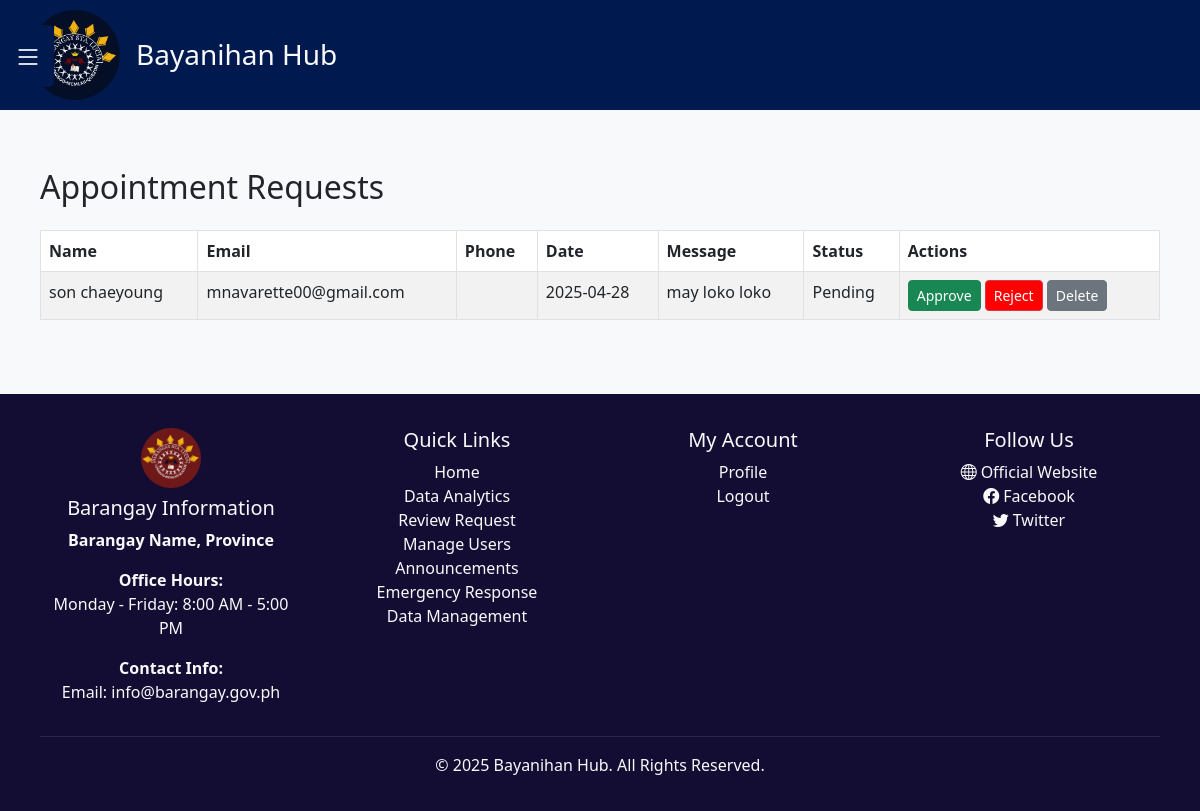
/frontEnd/frontEnd/frontEnd/baranggay/appointmentRequest.php, run on the app's committed database.
### tables this page shows
CREATE TABLE `appointments` (
  `id` int NOT NULL AUTO_INCREMENT,
  `name` varchar(255) NOT NULL,
  `email` varchar(255) NOT NULL,
  `phone` varchar(15) NOT NULL,
  `appointment_date` date NOT NULL,
  `message` text,
  `created_at` timestamp NULL DEFAULT CURRENT_TIMESTAMP,
  `status` varchar(20) DEFAULT 'Pending',
  `services` enum('Barangay ID','Police Assistance','Health Services','Senior Citizen Services','Business Registration','Funeral Request','Barangay Inquiries and Requests','Event Permit','National ID Registration Assistance','Mediation / Settlement','Complaint Filing') NOT NULL,
  PRIMARY KEY (`id`)
);

### frontEnd/frontEnd/frontEnd/baranggay/appointmentRequest.php (the view, shortened to what this page needs)
<?php
include '../../db_connection.php';
$query = "SELECT * FROM appointments ORDER BY appointment_date DESC";
$result = $con->query($query);
?>
<!DOCTYPE html>
<html lang="en">
<head>
  <link href="https://cdn.jsdelivr.net/npm/bootstrap@5.3.0/dist/css/bootstrap.min.css" rel="stylesheet" />
  <link rel="stylesheet" href="https://cdn.jsdelivr.net/npm/bootstrap-icons/font/bootstrap-icons.css" />
  <link rel="stylesheet" href="../public/css/home.css" />
</head>
<body class="d-flex flex-column min-vh-100">
<button class="toggle-btn" id="toggleBtn" onclick="toggleSidebar()"><i class="bi bi-list"></i></button>
<div class="text-light" style="background-color: #001a4f">
  <div class="container brand-header">
    <img src="../media/logo2.png" alt="Bayanihan Hub Logo" width="90" height="90" style="border-radius: 50%;" />
    <h3 class="mx-3 mt-2">Bayanihan Hub</h3>
  </div>
</div>
<body>
  <div class="container mt-5">
    <h2 class="mb-4">Appointment Requests</h2>
    <table class="table table-bordered table-striped">
      <thead class="table-background-primary text-light">
        <tr>
          <th>Name</th>
          <th>Email</th>
          <th>Phone</th>
          <th>Date</th>
          <th>Message</th>
          <th>Status</th>
          <th>Actions</th>
        </tr>
      </thead>
      <tbody>
        <?php while ($row = $result->fetch_assoc()): ?>
          <tr>
            <td><?= htmlspecialchars($row['name']) ?></td>
            <td><?= htmlspecialchars($row['email']) ?></td>
            <td><?= htmlspecialchars($row['phone']) ?></td>
            <td><?= htmlspecialchars($row['appointment_date']) ?></td>
            <td><?= htmlspecialchars($row['message']) ?></td>
            <td><?= htmlspecialchars($row['status'] ?? 'Pending') ?></td>
            <td>
              <form action="updateAppointmentStatus.php" method="POST" class="d-inline">
                <button type="submit" name="action" value="approve" class="btn btn-success btn-sm">Approve</button>
                <button type="submit" name="action" value="reject" class="btn btn-danger btn-sm">Reject</button>
              </form>
              <button type="button" class="btn btn-secondary btn-sm" data-bs-toggle="modal" data-bs-target="#deleteModal<?= $row['id'] ?>">
                Delete
              </button>
            </td>
          </tr>
        <?php endwhile; ?>
      </tbody>
    </table>
  </div>
<footer class=" text-light py-4 mt-5">
  <div class="container">
    <div class="row">
      <div class="col-md-3">
        <img src="../media/logo.png" alt="Logo" width="60" height="60" class="mb-2 rounded-circle">
        <h5>Barangay Information</h5>
        <p><strong>Barangay Name, Province</strong></p>
        <p><strong>Office Hours:</strong><br>Monday - Friday: 8:00 AM - 5:00 PM</p>
        <p><strong>Contact Info:</strong><br>Email: info@barangay.gov.ph</p>
      </div>
      <div class="col-md-3">
        <h5>Quick Links</h5>
        <ul class="list-unstyled">
          <li><a href="admin_dashboard.php" class="text-light text-decoration-none">Home</a></li>
          <li><a href="data-analytics.php" class="text-light text-decoration-none">Data Analytics</a></li>
          <li><a href="reviewRequest.php" class="text-light text-decoration-none">Review Request</a></li>
          <li><a href="manageUsers.php" class="text-light text-decoration-none">Manage Users</a></li>
          <li><a href="announceManage.php" class="text-light text-decoration-none">Announcements</a></li>
          <li><a href="emergencyResponse.php" class="text-light text-decoration-none">Emergency Response</a></li>
          <li><a href="dbManage.php" class="text-light text-decoration-none">Data Management</a></li>
        </ul>
      </div>
      <div class="col-md-3">
        <h5>My Account</h5>
        <ul class="list-unstyled">
          <li><a href="accountInfo.php" class="text-light text-decoration-none">Profile</a></li>
          <li><a href="../login/signin.php" class="text-light text-decoration-none">Logout</a></li>
        </ul>
      </div>
      <div class="col-md-3">
        <h5>Follow Us</h5>
        <ul class="list-unstyled">
          <li><a href="#" class="text-light text-decoration-none"><i class="bi bi-globe me-1"></i>Official Website</a></li>
          <li><a href="#" class="text-light text-decoration-none"><i class="bi bi-facebook me-1"></i>Facebook</a></li>
          <li><a href="#" class="text-light text-decoration-none"><i class="bi bi-twitter me-1"></i>Twitter</a></li>
        </ul>
      </div>
    </div>
    <hr class="border-secondary my-3" />
    <p class="text-center mb-0">&copy; <?php echo date("Y"); ?> Bayanihan Hub. All Rights Reserved.</p>
  </div>
</footer>
</body>
</html>

### frontEnd/frontEnd/frontEnd/public/css/home.css (style rules this page uses)
body { background-color: #f8f9fa; }
.container { padding: 10px; border-radius: 10px; }
.btn-danger { background-color: red; }
footer { background: #130d33; color: white; padding: 20px 0; text-align: center; }
.toggle-btn { position: fixed; top: 25px; left: 2px; background: #001a4f; color: white; border: none; padding: 10px 12px; font-size: 28px; cursor: pointer; z-index: 1000; transition: transform 0.3s ease-in-out; border-radius: 5px; }
.brand-header { display: flex; align-items: center; justify-content: start; padding: 10px 0; }

### frontEnd/frontEnd/frontEnd/baranggay/appointmentRequest.php (style rules this page uses)
.table-background-primary { background-color: #001a4f; }

### data on the page
appointments: name "son chaeyoung", email "mnavarette00@gmail.com", appointment_date "2025-04-28", message "may loko loko", status "Pending"
